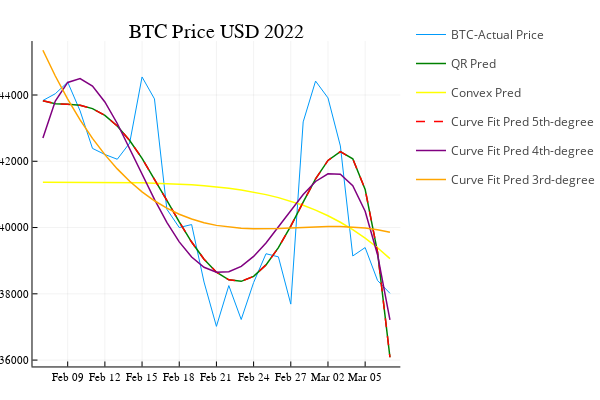

The notebook cell saved with this chart:
### Markdown cell above
### Comparison

### Code cell
using Plots

function predictions(p, a, b)
    v = AbstractFloat[]
    for i in a:b
        push!(v, p[1]*i^5 + p[2]*i^4 + p[3]*i^3 + p[4]*i^2 + p[5]*i + p[6])
    end
    return v
end

#Arrays with data predictions
qr_pred = predictions(QR_parameters, 1, N)
convex_pred = predictions(Convex_parameters, 1, N)
curveFit_pred = predictions(reverse(CurveFit_degree_5), 1, N)

#Actual data
actual = Array(dataBitcoin.PriceFloat);

plot(dataBitcoin.DateMonth, actual, title = "BTC Price USD 2022", label = "BTC-Actual Price")
plot!(dataBitcoin.DateMonth, qr_pred, linewidth=1.5, color=:green, label = "QR Pred")
plot!(dataBitcoin.DateMonth, convex_pred, linewidth=1.5, color=:yellow, label = "Convex Pred")
plot!(dataBitcoin.DateMonth, curveFit_pred, line=:dash, linewidth=1.5, color=:red, label = "Curve Fit Pred 5th-degree")
plot!(dataBitcoin.DateMonth, cf_4d, linewidth=1.5, color=:purple, label = "Curve Fit Pred 4th-degree")
plot!(dataBitcoin.DateMonth, cf_3d, linewidth=1.5, color=:orange, label = "Curve Fit Pred 3rd-degree")

### Figure 1 — Plotly figure (JSON) as saved in the notebook; plotly's stock layout.template omitted (floating-point values rounded to 4 significant figures)
{"data": [{"colorbar": {"title": ""}, "legendgroup": "BTC-Actual Price", "line": {"color": "rgba(0, 154, 250, 1.000)", "dash": "solid", "shape": "linear", "width": 1}, "mode": "lines", "name": "BTC-Actual Price", "showlegend": true, "type": "scatter", "x": [0.5, 1.5, 2.5, 3.5, 4.5, 5.5, 6.5, 7.5, 8.5, 9.5, 10.5, 11.5, 12.5, 13.5, 14.5, 15.5, 16.5, 17.5, 18.5, 19.5, 20.5, 21.5, 22.5, 23.5, 24.5, 25.5, 26.5, 27.5, 28.5], "xaxis": "x", "y": [43830.0, 44040.0, 44390.0, 43521, 42390.0, 42210.0, 42060.0, 42550.0, 44540.0, 43880.0, 40550.0, 40000.0, 40090.0, 38355, 37020.0, 38250.0, 37220.0, 38340.0, 39210.0, 39120.0, 37690.0, 43190.0, 44420.0, 43910.0, 42463, 39140.0, 39400.0, 38400.0, 38010.0], "yaxis": "y", "zmax": null, "zmin": null}, {"colorbar": {"title": ""}, "legendgroup": "QR Pred", "line": {"color": "rgba(0, 128, 0, 1.000)", "dash": "solid", "shape": "linear", "width": 1.5}, "mode": "lines", "name": "QR Pred", "showlegend": true, "type": "scatter", "x": [0.5, 1.5, 2.5, 3.5, 4.5, 5.5, 6.5, 7.5, 8.5, 9.5, 10.5, 11.5, 12.5, 13.5, 14.5, 15.5, 16.5, 17.5, 18.5, 19.5, 20.5, 21.5, 22.5, 23.5, 24.5, 25.5, 26.5, 27.5, 28.5], "xaxis": "x", "y": [43830.0, 43740.0, 43720.0, 43690.0, 43590.0, 43390.0, 43060.0, 42630.0, 42090.0, 41470.0, 40820.0, 40170.0, 39560.0, 39040.0, 38650.0, 38420.0, 38380.0, 38530.0, 38870.0, 39390.0, 40040.0, 40770.0, 41470.0, 42030.0, 42290.0, 42070.0, 41150.0, 39260.0, 36090.0], "yaxis": "y", "zmax": null, "zmin": null}, {"colorbar": {"title": ""}, "legendgroup": "Convex Pred", "line": {"color": "rgba(255, 255, 0, 1.000)", "dash": "solid", "shape": "linear", "width": 1.5}, "mode": "lines", "name": "Convex Pred", "showlegend": true, "type": "scatter", "x": [0.5, 1.5, 2.5, 3.5, 4.5, 5.5, 6.5, 7.5, 8.5, 9.5, 10.5, 11.5, 12.5, 13.5, 14.5, 15.5, 16.5, 17.5, 18.5, 19.5, 20.5, 21.5, 22.5, 23.5, 24.5, 25.5, 26.5, 27.5, 28.5], "xaxis": "x", "y": [41370.0, 41370.0, 41370.0, 41370.0, 41370.0, 41360.0, 41360.0, 41360.0, 41350.0, 41340.0, 41330.0, 41310.0, 41290.0, 41260.0, 41230.0, 41190.0, 41130.0, 41070.0, 40990.0, 40900.0, 40800.0, 40670.0, 40520.0, 40350.0, 40160.0, 39940.0, 39680.0, 39390.0, 39060.0], "yaxis": "y", "zmax": null, "zmin": null}, {"colorbar": {"title": ""}, "legendgroup": "Curve Fit Pred 5th-degree", "line": {"color": "rgba(255, 0, 0, 1.000)", "dash": "dash", "shape": "linear", "width": 1.5}, "mode": "lines", "name": "Curve Fit Pred 5th-degree", "showlegend": true, "type": "scatter", "x": [0.5, 1.5, 2.5, 3.5, 4.5, 5.5, 6.5, 7.5, 8.5, 9.5, 10.5, 11.5, 12.5, 13.5, 14.5, 15.5, 16.5, 17.5, 18.5, 19.5, 20.5, 21.5, 22.5, 23.5, 24.5, 25.5, 26.5, 27.5, 28.5], "xaxis": "x", "y": [43830.0, 43740.0, 43720.0, 43690.0, 43590.0, 43390.0, 43060.0, 42630.0, 42090.0, 41470.0, 40820.0, 40170.0, 39560.0, 39040.0, 38650.0, 38420.0, 38380.0, 38530.0, 38870.0, 39390.0, 40040.0, 40770.0, 41470.0, 42030.0, 42290.0, 42070.0, 41150.0, 39260.0, 36090.0], "yaxis": "y", "zmax": null, "zmin": null}, {"colorbar": {"title": ""}, "legendgroup": "Curve Fit Pred 4th-degree", "line": {"color": "rgba(128, 0, 128, 1.000)", "dash": "solid", "shape": "linear", "width": 1.5}, "mode": "lines", "name": "Curve Fit Pred 4th-degree", "showlegend": true, "type": "scatter", "x": [0.5, 1.5, 2.5, 3.5, 4.5, 5.5, 6.5, 7.5, 8.5, 9.5, 10.5, 11.5, 12.5, 13.5, 14.5, 15.5, 16.5, 17.5, 18.5, 19.5, 20.5, 21.5, 22.5, 23.5, 24.5, 25.5, 26.5, 27.5, 28.5], "xaxis": "x", "y": [42700.0, 43820.0, 44380.0, 44500.0, 44270.0, 43790.0, 43140.0, 42390.0, 41610.0, 40850.0, 40160.0, 39570.0, 39110.0, 38800.0, 38650.0, 38670.0, 38830.0, 39130.0, 39530.0, 40010.0, 40520.0, 41000.0, 41390.0, 41620.0, 41610.0, 41270.0, 40490.0, 39180.0, 37210.0], "yaxis": "y", "zmax": null, "zmin": null}, {"colorbar": {"title": ""}, "legendgroup": "Curve Fit Pred 3rd-degree", "line": {"color": "rgba(255, 165, 0, 1.000)", "dash": "solid", "shape": "linear", "width": 1.5}, "mode": "lines", "name": "Curve Fit Pred 3rd-degree", "showlegend": true, "type": "scatter", "x": [0.5, 1.5, 2.5, 3.5, 4.5, 5.5, 6.5, 7.5, 8.5, 9.5, 10.5, 11.5, 12.5, 13.5, 14.5, 15.5, 16.5, 17.5, 18.5, 19.5, 20.5, 21.5, 22.5, 23.5, 24.5, 25.5, 26.5, 27.5, 28.5], "xaxis": "x", "y": [45350.0, 44570.0, 43870.0, 43250.0, 42690.0, 42200.0, 41770.0, 41400.0, 41080.0, 40810.0, 40580.0, 40400.0, 40260.0, 40150.0, 40070.0, 40010.0, 39980.0, 39960.0, 39960.0, 39970.0, 39990.0, 40000.0, 40020.0, 40030.0, 40030.0, 40020.0, 39990.0, 39940.0, 39860.0], "yaxis": "y", "zmax": null, "zmin": null}], "layout": {"annotations": [{"font": {"color": "rgba(0, 0, 0, 1.000)", "family": "sans-serif", "size": 20}, "rotation": 0, "showarrow": false, "text": "BTC Price USD 2022", "x": 0.537, "xanchor": "center", "xref": "paper", "y": 1, "yanchor": "top", "yref": "paper"}], "height": 400, "legend_position": {"bgcolor": "rgba(255, 255, 255, 1.000)", "bordercolor": "rgba(0, 0, 0, 1.000)", "borderwidth": 1, "font": {"color": "rgba(0, 0, 0, 1.000)", "family": "sans-serif", "size": 11}, "title": {"font": {"color": "rgba(0, 0, 0, 1.000)", "family": "sans-serif", "size": 15}, "text": ""}, "tracegroupgap": 0, "traceorder": "normal", "x": 1, "xanchor": "auto", "y": 1, "yanchor": "auto"}, "margin": {"b": 20, "l": 0, "r": 0, "t": 20}, "paper_bgcolor": "rgba(255, 255, 255, 1.000)", "plot_bgcolor": "rgba(255, 255, 255, 1.000)", "showlegend": true, "width": 600, "xaxis": {"anchor": "y", "domain": [0.08064, 0.9934], "gridcolor": "rgba(0, 0, 0, 0.100)", "gridwidth": 0.5, "linecolor": "rgba(0, 0, 0, 1.000)", "mirror": false, "range": [-0.34, 29.34], "showgrid": true, "showline": true, "showticklabels": true, "tickangle": 0, "tickcolor": "rgb(0, 0, 0)", "tickfont": {"color": "rgba(0, 0, 0, 1.000)", "family": "sans-serif", "size": 11}, "tickmode": "array", "ticks": "inside", "ticktext": ["Feb 09", "Feb 12", "Feb 15", "Feb 18", "Feb 21", "Feb 24", "Feb 27", "Mar 02", "Mar 05"], "tickvals": [2.5, 5.5, 8.5, 11.5, 14.5, 17.5, 20.5, 23.5, 26.5], "title": "", "titlefont": {"color": "rgba(0, 0, 0, 1.000)", "family": "sans-serif", "size": 15}, "type": "-", "visible": true, "zeroline": false, "zerolinecolor": "rgba(0, 0, 0, 1.000)"}, "yaxis": {"anchor": "x", "domain": [0.03762, 0.9415], "gridcolor": "rgba(0, 0, 0, 0.100)", "gridwidth": 0.5, "linecolor": "rgba(0, 0, 0, 1.000)", "mirror": false, "range": [35810.0, 45630.0], "showgrid": true, "showline": true, "showticklabels": true, "tickangle": 0, "tickcolor": "rgb(0, 0, 0)", "tickfont": {"color": "rgba(0, 0, 0, 1.000)", "family": "sans-serif", "size": 11}, "tickmode": "array", "ticks": "inside", "ticktext": ["36000", "38000", "40000", "42000", "44000"], "tickvals": [36000, 38000, 40000, 42000, 44000], "title": "", "titlefont": {"color": "rgba(0, 0, 0, 1.000)", "family": "sans-serif", "size": 15}, "type": "-", "visible": true, "zeroline": false, "zerolinecolor": "rgba(0, 0, 0, 1.000)"}}}
